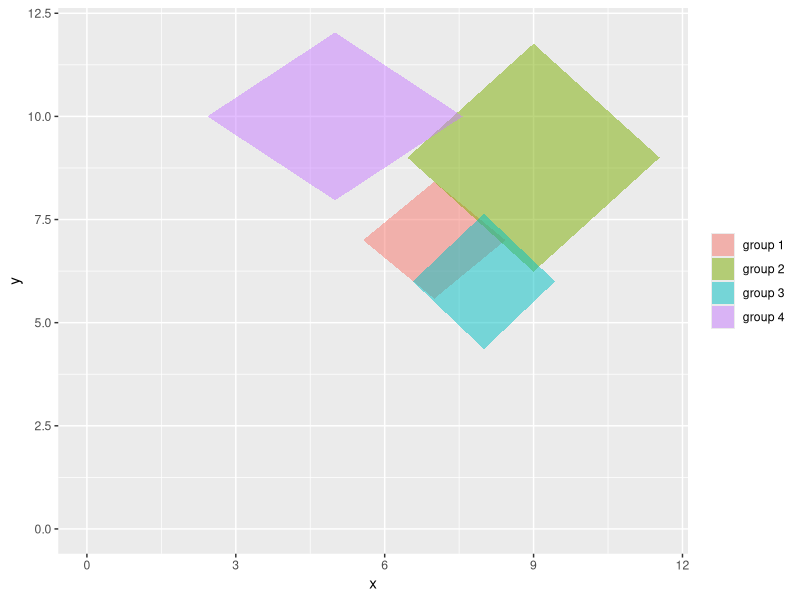

The R source for this figure:
# Make polygon plot from mus and sigmas

# Set up -----------------------------------------------------------------------
library(tidyverse)

# Data -------------------------------------------------------------------------
# Create example data with random values
example_df <- data.frame(g = c("group 1", "group 2", "group 3", "group 4"),
                         x_mu = sample(5:10, 4, replace = FALSE),
                         y_mu = sample(5:10, 4, replace = FALSE),
                         x_sigma = runif(n = 4, min = 1, max = 3),
                         y_sigma = runif(n = 4, min = 1, max = 3)
                         )  

# Transform each x,y coord and x,y sigma into 4 x,y coord pairs
plot_df <- example_df %>%
  mutate(c1_x = x_mu, # specify the calculation for each coordinate
         c2_x = x_mu + x_sigma,  
         c3_x = x_mu,
         c4_x = x_mu - x_sigma,
         c1_y = y_mu + y_sigma,
         c2_y = y_mu, # note the different pattern for x and y. c1_x starts with mu, and c1_y starts with mu + sigma. Offsetting them makes the polygons correctly.
         c3_y = y_mu - y_sigma,
         c4_y = y_mu) %>%
  select(-c(x_mu, y_mu, x_sigma, y_sigma)) %>% # get rid of these columns since we no longer need them for plotting
  pivot_longer(cols = !g,  # this says to pivot every column except the column named "g"
               names_to = c("coord_num", ".value"), # name one column "coord_num" and name the other columns from the non-extracted part of the previous column names
               names_sep = "_") # this tells the line above what symbol separates the value that goes into the "coord_num" column from part of the column names that should remain column names


# Plot -------------------------------------------------------------------------
ggplot(plot_df) + 
  geom_polygon(aes(x = x,        # set of x coordinates
                   y = y,        # set of y coordinates
                   group = g,    # group coordinates so you don't get one big polygon
                   fill  = g),   # values for color fill
               alpha = .5        # make them transparent in case of overlap
               ) + 
  lims(x = c(0, NA),   # make the axes begin at 0 with an unspecified max
       y = c(0, NA)) +
  theme(legend.title = element_blank())

# End! -------------------------------------------------------------------------
